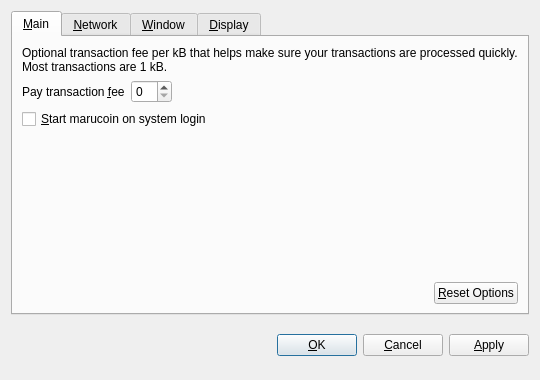
<?xml version="1.0" encoding="UTF-8"?>
<ui version="4.0">
 <class>OptionsDialog</class>
 <widget class="QDialog" name="OptionsDialog">
  <property name="geometry">
   <rect>
    <x>0</x>
    <y>0</y>
    <width>540</width>
    <height>380</height>
   </rect>
  </property>
  <property name="windowTitle">
   <string>Options</string>
  </property>
  <property name="modal">
   <bool>true</bool>
  </property>
  <layout class="QVBoxLayout" name="verticalLayout">
   <item>
    <widget class="QTabWidget" name="tabWidget">
     <property name="tabPosition">
      <enum>QTabWidget::North</enum>
     </property>
     <property name="currentIndex">
      <number>0</number>
     </property>
     <widget class="QWidget" name="tabMain">
      <attribute name="title">
       <string>&amp;Main</string>
      </attribute>
      <layout class="QVBoxLayout" name="verticalLayout_Main">
       <item>
        <widget class="QLabel" name="transactionFeeInfoLabel">
         <property name="text">
          <string>Optional transaction fee per kB that helps make sure your transactions are processed quickly. Most transactions are 1 kB.</string>
         </property>
         <property name="textFormat">
          <enum>Qt::PlainText</enum>
         </property>
         <property name="wordWrap">
          <bool>true</bool>
         </property>
        </widget>
       </item>
       <item>
        <layout class="QHBoxLayout" name="horizontalLayout_1_Main">
         <item>
          <widget class="QLabel" name="transactionFeeLabel">
           <property name="text">
            <string>Pay transaction &amp;fee</string>
           </property>
           <property name="textFormat">
            <enum>Qt::PlainText</enum>
           </property>
           <property name="buddy">
            <cstring>transactionFee</cstring>
           </property>
          </widget>
         </item>
         <item>
          <widget class="BitcoinAmountField" name="transactionFee"/>
         </item>
         <item>
          <spacer name="horizontalSpacer_1_Main">
           <property name="orientation">
            <enum>Qt::Horizontal</enum>
           </property>
           <property name="sizeHint" stdset="0">
            <size>
             <width>40</width>
             <height>20</height>
            </size>
           </property>
          </spacer>
         </item>
        </layout>
       </item>
       <item>
        <widget class="QCheckBox" name="bitcoinAtStartup">
         <property name="toolTip">
          <string>Automatically start marucoin after logging in to the system.</string>
         </property>
         <property name="text">
          <string>&amp;Start marucoin on system login</string>
         </property>
        </widget>
       </item>
       <item>
        <spacer name="verticalSpacer_Main">
         <property name="orientation">
          <enum>Qt::Vertical</enum>
         </property>
         <property name="sizeHint" stdset="0">
          <size>
           <width>20</width>
           <height>40</height>
          </size>
         </property>
        </spacer>
       </item>
       <item>
        <layout class="QHBoxLayout" name="horizontalLayout_2_Main">
         <item>
          <spacer name="horizontalSpacer_2_Main">
           <property name="orientation">
            <enum>Qt::Horizontal</enum>
           </property>
           <property name="sizeHint" stdset="0">
            <size>
             <width>40</width>
             <height>20</height>
            </size>
           </property>
          </spacer>
         </item>
         <item>
          <widget class="QPushButton" name="resetButton">
           <property name="toolTip">
            <string>Reset all client options to default.</string>
           </property>
           <property name="text">
            <string>&amp;Reset Options</string>
           </property>
           <property name="autoDefault">
            <bool>false</bool>
           </property>
          </widget>
         </item>
        </layout>
       </item>
      </layout>
     </widget>
     <widget class="QWidget" name="tabNetwork">
      <attribute name="title">
       <string>&amp;Network</string>
      </attribute>
      <layout class="QVBoxLayout" name="verticalLayout_Network">
       <item>
        <widget class="QCheckBox" name="mapPortUpnp">
         <property name="toolTip">
          <string>Automatically open the marucoin client port on the router. This only works when your router supports UPnP and it is enabled.</string>
         </property>
         <property name="text">
          <string>Map port using &amp;UPnP</string>
         </property>
        </widget>
       </item>
       <item>
        <widget class="QCheckBox" name="connectSocks">
         <property name="toolTip">
          <string>Connect to the marucoin network through a SOCKS proxy (e.g. when connecting through Tor).</string>
         </property>
         <property name="text">
          <string>&amp;Connect through SOCKS proxy:</string>
         </property>
        </widget>
       </item>
       <item>
        <layout class="QHBoxLayout" name="horizontalLayout_Network">
         <item>
          <widget class="QLabel" name="proxyIpLabel">
           <property name="text">
            <string>Proxy &amp;IP:</string>
           </property>
           <property name="textFormat">
            <enum>Qt::PlainText</enum>
           </property>
           <property name="buddy">
            <cstring>proxyIp</cstring>
           </property>
          </widget>
         </item>
         <item>
          <widget class="QValidatedLineEdit" name="proxyIp">
           <property name="maximumSize">
            <size>
             <width>140</width>
             <height>16777215</height>
            </size>
           </property>
           <property name="toolTip">
            <string>IP address of the proxy (e.g. 127.0.0.1)</string>
           </property>
          </widget>
         </item>
         <item>
          <widget class="QLabel" name="proxyPortLabel">
           <property name="text">
            <string>&amp;Port:</string>
           </property>
           <property name="textFormat">
            <enum>Qt::PlainText</enum>
           </property>
           <property name="buddy">
            <cstring>proxyPort</cstring>
           </property>
          </widget>
         </item>
         <item>
          <widget class="QLineEdit" name="proxyPort">
           <property name="maximumSize">
            <size>
             <width>55</width>
             <height>16777215</height>
            </size>
           </property>
           <property name="toolTip">
            <string>Port of the proxy (e.g. 9050)</string>
           </property>
          </widget>
         </item>
         <item>
          <widget class="QLabel" name="socksVersionLabel">
           <property name="text">
            <string>SOCKS &amp;Version:</string>
           </property>
           <property name="textFormat">
            <enum>Qt::PlainText</enum>
           </property>
           <property name="buddy">
            <cstring>socksVersion</cstring>
           </property>
          </widget>
         </item>
         <item>
          <widget class="QValueComboBox" name="socksVersion">
           <property name="toolTip">
            <string>SOCKS version of the proxy (e.g. 5)</string>
           </property>
          </widget>
         </item>
         <item>
          <spacer name="horizontalSpacer_Network">
           <property name="orientation">
            <enum>Qt::Horizontal</enum>
           </property>
           <property name="sizeHint" stdset="0">
            <size>
             <width>40</width>
             <height>20</height>
            </size>
           </property>
          </spacer>
         </item>
        </layout>
       </item>
       <item>
        <spacer name="verticalSpacer_Network">
         <property name="orientation">
          <enum>Qt::Vertical</enum>
         </property>
         <property name="sizeHint" stdset="0">
          <size>
           <width>20</width>
           <height>40</height>
          </size>
         </property>
        </spacer>
       </item>
      </layout>
     </widget>
     <widget class="QWidget" name="tabWindow">
      <attribute name="title">
       <string>&amp;Window</string>
      </attribute>
      <layout class="QVBoxLayout" name="verticalLayout_Window">
       <item>
        <widget class="QCheckBox" name="minimizeToTray">
         <property name="toolTip">
          <string>Show only a tray icon after minimizing the window.</string>
         </property>
         <property name="text">
          <string>&amp;Minimize to the tray instead of the taskbar</string>
         </property>
        </widget>
       </item>
       <item>
        <widget class="QCheckBox" name="minimizeOnClose">
         <property name="toolTip">
          <string>Minimize instead of exit the application when the window is closed. When this option is enabled, the application will be closed only after selecting Quit in the menu.</string>
         </property>
         <property name="text">
          <string>M&amp;inimize on close</string>
         </property>
        </widget>
       </item>
       <item>
        <spacer name="verticalSpacer_Window">
         <property name="orientation">
          <enum>Qt::Vertical</enum>
         </property>
         <property name="sizeHint" stdset="0">
          <size>
           <width>20</width>
           <height>40</height>
          </size>
         </property>
        </spacer>
       </item>
      </layout>
     </widget>
     <widget class="QWidget" name="tabDisplay">
      <attribute name="title">
       <string>&amp;Display</string>
      </attribute>
      <layout class="QVBoxLayout" name="verticalLayout_Display">
       <item>
        <layout class="QHBoxLayout" name="horizontalLayout_1_Display">
         <item>
          <widget class="QLabel" name="langLabel">
           <property name="text">
            <string>User Interface &amp;language:</string>
           </property>
           <property name="textFormat">
            <enum>Qt::PlainText</enum>
           </property>
           <property name="buddy">
            <cstring>lang</cstring>
           </property>
          </widget>
         </item>
         <item>
          <widget class="QValueComboBox" name="lang">
           <property name="toolTip">
            <string>The user interface language can be set here. This setting will take effect after restarting marucoin.</string>
           </property>
          </widget>
         </item>
        </layout>
       </item>
       <item>
        <layout class="QHBoxLayout" name="horizontalLayout_2_Display">
         <item>
          <widget class="QLabel" name="unitLabel">
           <property name="text">
            <string>&amp;Unit to show amounts in:</string>
           </property>
           <property name="textFormat">
            <enum>Qt::PlainText</enum>
           </property>
           <property name="buddy">
            <cstring>unit</cstring>
           </property>
          </widget>
         </item>
         <item>
          <widget class="QValueComboBox" name="unit">
           <property name="toolTip">
            <string>Choose the default subdivision unit to show in the interface and when sending coins.</string>
           </property>
          </widget>
         </item>
        </layout>
       </item>
       <item>
        <widget class="QCheckBox" name="displayAddresses">
         <property name="toolTip">
          <string>Whether to show marucoin addresses in the transaction list or not.</string>
         </property>
         <property name="text">
          <string>&amp;Display addresses in transaction list</string>
         </property>
        </widget>
       </item>
       <item>
        <widget class="QCheckBox" name="coinControlFeatures">
         <property name="toolTip">
          <string>Whether to show coin control features or not.</string>
         </property>
         <property name="text">
          <string>Display coin &amp;control features (experts only!)</string>
         </property>
        </widget>
       </item>
       <item>
        <spacer name="verticalSpacer_Display">
         <property name="orientation">
          <enum>Qt::Vertical</enum>
         </property>
         <property name="sizeHint" stdset="0">
          <size>
           <width>20</width>
           <height>40</height>
          </size>
         </property>
        </spacer>
       </item>
      </layout>
     </widget>
    </widget>
   </item>
   <item>
    <layout class="QHBoxLayout" name="horizontalLayout_Buttons">
     <item>
      <spacer name="horizontalSpacer_1">
       <property name="orientation">
        <enum>Qt::Horizontal</enum>
       </property>
       <property name="sizeHint" stdset="0">
        <size>
         <width>40</width>
         <height>48</height>
        </size>
       </property>
      </spacer>
     </item>
     <item>
      <widget class="QLabel" name="statusLabel">
       <property name="font">
        <font>
         <weight>75</weight>
         <bold>true</bold>
        </font>
       </property>
       <property name="text">
        <string/>
       </property>
       <property name="textFormat">
        <enum>Qt::PlainText</enum>
       </property>
       <property name="wordWrap">
        <bool>true</bool>
       </property>
      </widget>
     </item>
     <item>
      <spacer name="horizontalSpacer_2">
       <property name="orientation">
        <enum>Qt::Horizontal</enum>
       </property>
       <property name="sizeHint" stdset="0">
        <size>
         <width>40</width>
         <height>48</height>
        </size>
       </property>
      </spacer>
     </item>
     <item>
      <widget class="QPushButton" name="okButton">
       <property name="text">
        <string>&amp;OK</string>
       </property>
      </widget>
     </item>
     <item>
      <widget class="QPushButton" name="cancelButton">
       <property name="text">
        <string>&amp;Cancel</string>
       </property>
       <property name="autoDefault">
        <bool>false</bool>
       </property>
      </widget>
     </item>
     <item>
      <widget class="QPushButton" name="applyButton">
       <property name="text">
        <string>&amp;Apply</string>
       </property>
       <property name="autoDefault">
        <bool>false</bool>
       </property>
      </widget>
     </item>
    </layout>
   </item>
  </layout>
 </widget>
 <customwidgets>
  <customwidget>
   <class>BitcoinAmountField</class>
   <extends>QSpinBox</extends>
   <header>bitcoinamountfield.h</header>
  </customwidget>
  <customwidget>
   <class>QValueComboBox</class>
   <extends>QComboBox</extends>
   <header>qvaluecombobox.h</header>
  </customwidget>
  <customwidget>
   <class>QValidatedLineEdit</class>
   <extends>QLineEdit</extends>
   <header>qvalidatedlineedit.h</header>
  </customwidget>
 </customwidgets>
 <resources/>
 <connections/>
</ui>
